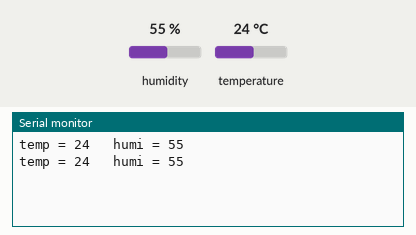
This sketch was run on a simulated Arduino Uno, built with avr-gcc and run on an emulated ATmega328P. On the bench: the last lines printed to the serial monitor. Wiring (inferred from the names in the program): DHT11 sensor: data pin 8. Inputs (shaded band) come from the test bench; at power-on: humidity 55 %, temperature 24 °C.

Above: at 1.8 s.
1.9 s: humidity set to 22 %
At 2.9 s:
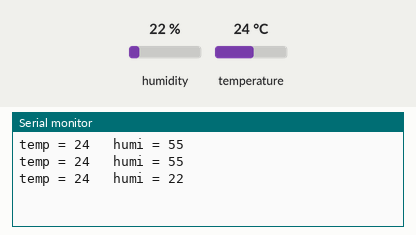
3.4 s: temperature set to 12 °C
At 4.7 s:
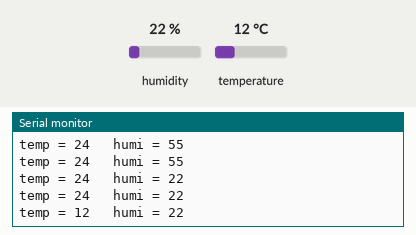
4.9 s: humidity set to 40 %
At 5.7 s:
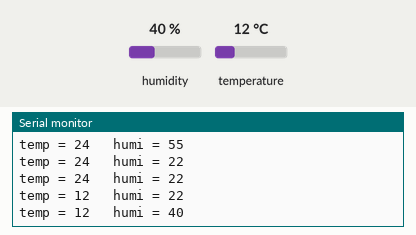
Timing chart, 0 to 7.9 s (numbered marks = the images above; inputs shaded):
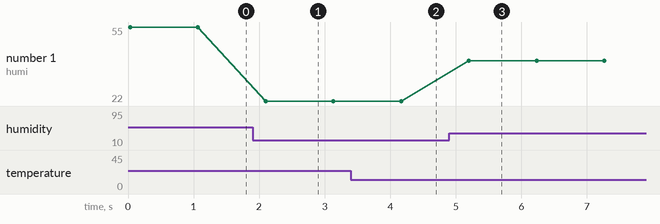

The sketch:

dht.ino
```cpp
#include <dht.h>

#include <SoftwareSerial.h>

String temp , hum;

int DHpin = 8;
byte dat [5];

void setup() {
  Serial.begin(9600);
  pinMode (DHpin, OUTPUT);
}

byte read_data () {
  byte data;
  for (int i = 0; i < 8; i ++) {
    if (digitalRead (DHpin) == LOW) {
      while (digitalRead (DHpin) == LOW); // wait for 50microseconds
      delayMicroseconds (30); // determine the duration of the high level to determine the data is '0 'or '1'
      if (digitalRead (DHpin) == HIGH)
        data |= (1 << (7 - i)); // high front and low in the post
      while (digitalRead (DHpin) == HIGH);
    }
  } return data;
}

void start_test () {
  digitalWrite (DHpin, LOW); // bus down, send start signal
  delay (30); // delay greater than 18ms, so DHT11 start signal can be detected
  digitalWrite (DHpin, HIGH);
  delayMicroseconds (40); // Wait for DHT11 response
  pinMode (DHpin, INPUT);
  while (digitalRead (DHpin) == HIGH);
  delayMicroseconds (80);

  if (digitalRead (DHpin) == LOW);
  delayMicroseconds (80);

  for (int i = 0; i < 4; i ++)
    dat[i] = read_data ();

  pinMode (DHpin, OUTPUT);
  digitalWrite (DHpin, HIGH);
}

void loop () {
  start_test ();
  hum = String(dat[0]);
  temp = String(dat[2]);
  Serial.println("temp = " + temp + "   humi = " + hum);
  delay(1000);
}
```

Measured:
- after the input at 1.9 s, the serial monitor: prints a new line after 0.20 s (image 1)
- after the input at 3.4 s, the serial monitor: prints a new line after 0.77 s (image 2)
- after the input at 4.9 s, the serial monitor: prints a new line after 0.30 s (image 3)
- plotted number 1: 55 → 22 after the input at 1.9 s, 22 → 40 after the input at 4.9 s
